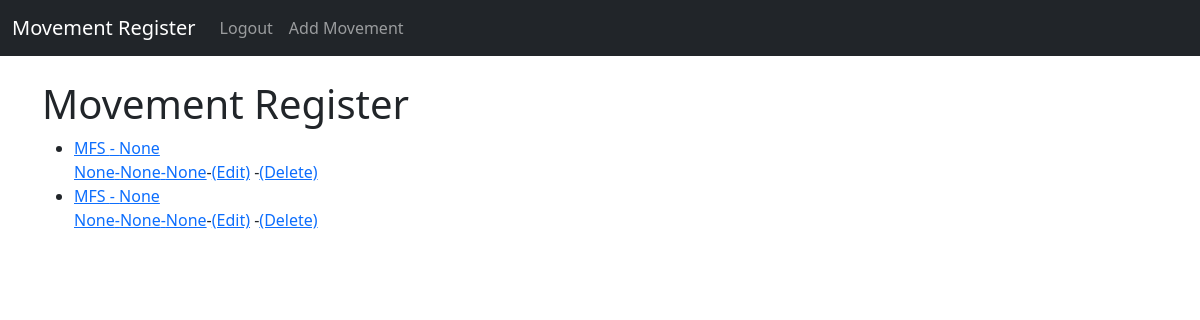
Page /home (signed in) on the committed database.
### mov_reg/models.py (models this page shows, shortened)
class Movement(models.Model):
    Party =	models.CharField(max_length=50,null=True,blank=True)
    ACofParty = models.CharField(max_length=50,null=True,blank=True)
    Movement = models.CharField(max_length=10,null=True,blank=True)
    Size = models.IntegerField(null=True,blank=True)
    PartyRef = models.CharField(max_length=50,null=True,blank=True)
    ContainerNo =	models.CharField(max_length=11,null=True,blank=True)
    From =	models.CharField(max_length=30,null=True,blank=True)
    To1 =	models.CharField(max_length=30,null=True,blank=True)
    To2 =	models.CharField(max_length=30,null=True,blank=True)
    VehicleNo = models.CharField(max_length=10,null=True,blank=True)
    TransporterName = models.CharField(max_length=25,null=True,blank=True)
    InvoiceNo	= models.IntegerField(null=True,blank=True)
    InvoiceDate =	models.CharField(max_length=10,null=True,blank=True)
    InvoiceAmount =	models.IntegerField(null=True,blank=True)
    TripSheetNo = models.IntegerField(null=True,blank=True)
    TripSheetAmount =	models.IntegerField(null=True,blank=True)
    TripSheetDate	= models.CharField(max_length=10,null=True,blank=True,default=date.today().strftime("%d-%m-%Y"))
    CashAdvance =	models.IntegerField(null=True,blank=True)
    ChequeAdvance =	models.IntegerField(null=True,blank=True)
    Fixed_Advance =	models.IntegerField(null=True,blank=True)
    Diesel =	models.IntegerField(null=True,blank=True)
    Alloted_Diesel =	models.IntegerField(null=True,blank=True)
    Diesel_Advance	= models.IntegerField(null=True,blank=True)
    Fixed_Diesel_Advance =	models.IntegerField(null=True,blank=True)
    Status	= models.CharField(max_length=10,null=True,blank=True)
    Driver_Name = models.CharField(max_length=10,null=True,blank=True)

### mov_reg/views.py (the view)
# urls.py: path('home',HomeView.as_view(),name="home"),
class HomeView(ListView):
    model=Movement
    template_name='home.html'
    def get_queryset(self):
        return Movement.objects.exclude(Party__isnull = True).exclude(Party__exact = '').exclude(Party__exact = None).order_by('-id')

### mov_reg/templatetags/group_find.py (called while the page is built)
@register.filter(name='is_group')
def is_group(user, group_name):
    group =  Group.objects.get(name=group_name)
    return group in user.groups.all()

### mov_reg/templates/home.html (shortened to what this page needs)
{% extends 'base.html' %}
{%block content%}
{% load group_find %}
{% if user|is_group:"Crew" or user|is_group:"Officer" %}
	<h1>Movement Register</h1>
	<ul>
	{% for post in object_list %}
		<li><a href="{% url 'mov_details' post.pk %}">{{post.Party}} - {{post.ACofParty}}<br/>
		{{post.PartyRef}}-{{post.ContainerNo}}-{{post.Status}}</a>-<a href="{% url 'update_mov' post.pk %}">(Edit)</a>
		-<a href="{% url 'delete_mov' post.pk %}">(Delete)</a></li>
	{% endfor %}
	</ul>
{% elif user.is_authenticated %}
	You are in the Home Page of the Website, Please contact the admin to assign you the designation.
{% else %}
	Please login and try again
{% endif %}
{% endblock %}

### rows in the picture
Movement: Party "MFS", ACofParty "None", PartyRef "None", ContainerNo "None", Status "None"
Movement: Party "MFS", ACofParty "None", PartyRef "None", ContainerNo "None", Status "None"
